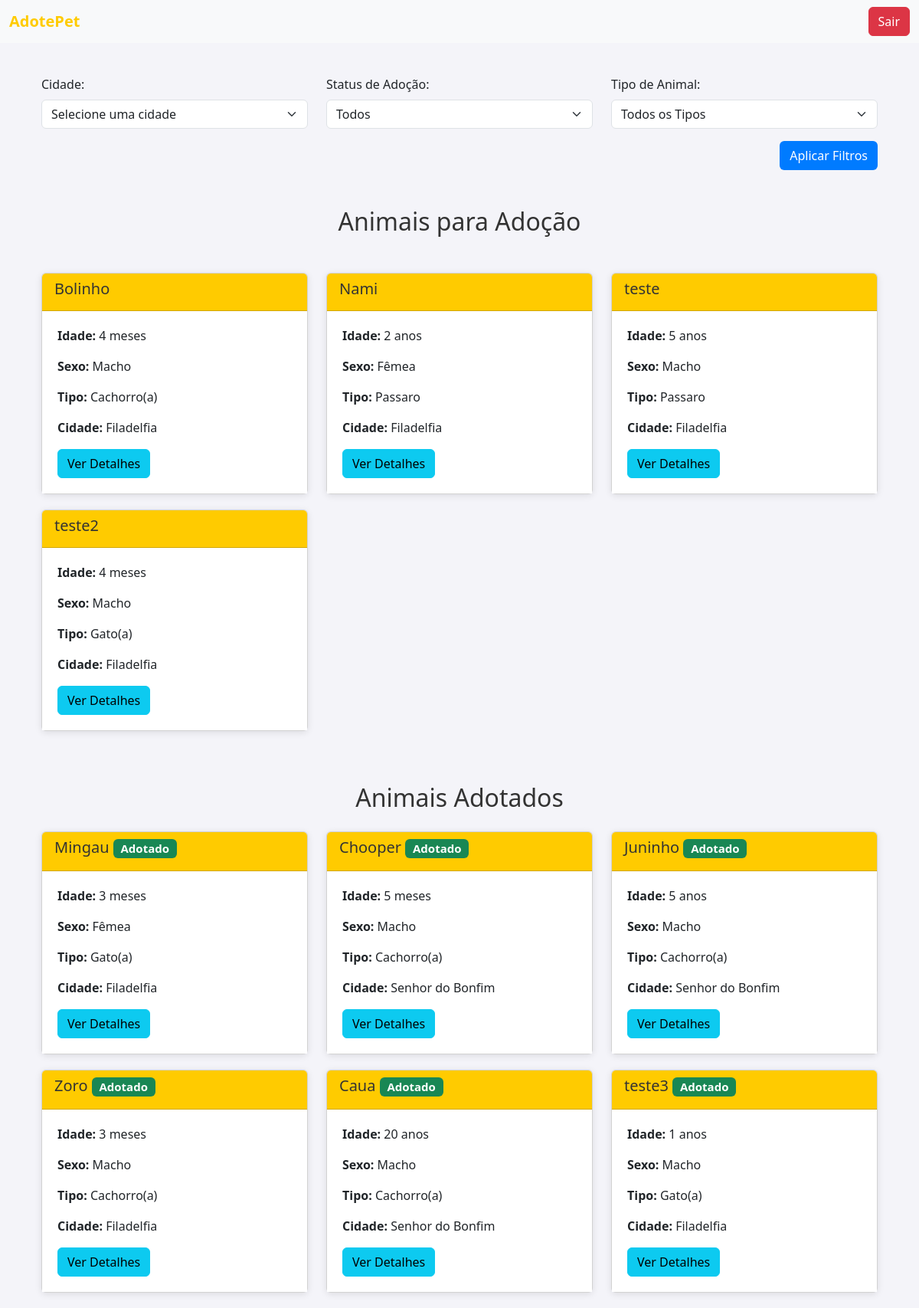
Before: /lista-animais/ (signed in) with the older database file.
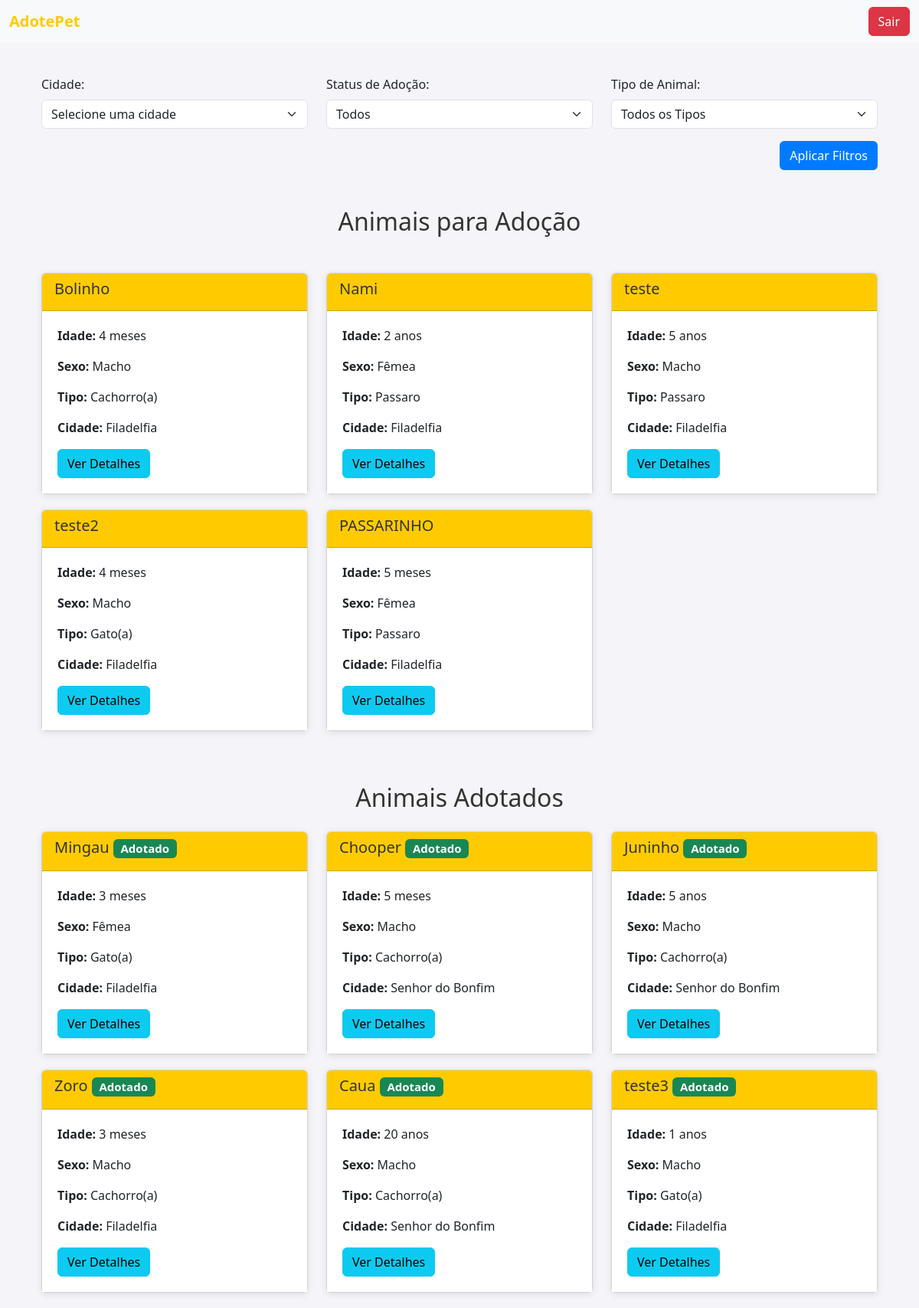
After: the same page with the newer database file.
### adote/models.py (models this page shows, shortened)
class Animal(models.Model):
    nome = models.CharField(max_length=100)
    idade_anos = models.PositiveIntegerField(
        blank=True, null=True,
        help_text="Preencha apenas se a idade estiver em anos."
    )
    idade_meses = models.PositiveIntegerField(
        blank=True, null=True,
        help_text="Preencha apenas se a idade estiver em meses."
    )
    sexo = models.CharField(max_length=1, choices=SEXO_CHOICES, default='M')
    tipo = models.ForeignKey(TipoAnimal, on_delete=models.CASCADE, related_name="animais")
    descricao = models.TextField(blank=True)
    local = models.ForeignKey(Local, on_delete=models.CASCADE, related_name="animais")
    adotado = models.BooleanField(default=False)
    adotante = models.ForeignKey(
        settings.AUTH_USER_MODEL, null=True, blank=True,
        on_delete=models.SET_NULL, related_name='animais_adotados'
    )
    doador = models.ForeignKey(
        settings.AUTH_USER_MODEL, null=True, blank=True,
        on_delete=models.SET_NULL, related_name='animais_doados'
    )
    foto = models.ImageField(upload_to='fotos_animais/', blank=True, null=True)
    @property
    def idade_formatada(self):
        if self.idade_anos:
            return f"{self.idade_anos} anos"
        elif self.idade_meses:
            return f"{self.idade_meses} meses"
        return "Idade não especificada"
    class Meta:
        verbose_name = "Animal"
        verbose_name_plural = "Animais"

class TipoAnimal(models.Model):
    nome = models.CharField(max_length=50, unique=True)
    descricao = models.TextField(blank=True)
    class Meta:
        verbose_name = "Tipo de Animal"
        verbose_name_plural = "Tipos de Animais"

class Local(models.Model):
    cidade = models.CharField(max_length=100)
    estado = models.CharField(max_length=50)
    class Meta:
        verbose_name = "Local"
        verbose_name_plural = "Locais"

### adote/views.py (the view)
# urls.py: path('lista-animais/', views.lista_animais, name='lista_animais'),
@login_required
def lista_animais(request):
    animais = Animal.objects.all()
    locais = Local.objects.all()
    tipos = TipoAnimal.objects.all()
    cidade = request.GET.get('cidade')
    if cidade:
        animais = animais.filter(local__cidade=cidade)
    adotado = request.GET.get('adotado')
    if adotado == 'adotados':
        animais = animais.filter(adotado=True)
    elif adotado == 'nao_adotados':
        animais = animais.filter(adotado=False)
    tipo_animal = request.GET.get('tipo')
    if tipo_animal:
        animais = animais.filter(tipo__nome=tipo_animal)
    context = {
        'animais': animais,
        'locais': locais,
        'tipos': tipos,
    }
    return render(request, 'lista_animais.html', context)

### adote/models.py (called while the page is built)
    def is_doador(self):
        return self.tipo_usuario == 'doador'

### adote/templates/lista_animais.html (shortened to what the changed rows need)
{% extends 'base.html' %}
{% block content %}
    <div class="container mt-5">
        {% if request.GET.adotado != 'adotados' %}
            <h2 class="text-center mb-5">Animais para Adoção</h2>
            <div class="row">
                {% for animal in animais %}
                    {% if not animal.adotado %}
                        <div class="col-md-4">
                            <div class="card">
                                <div class="card-header">
                                    <h5 class="card-title">{{ animal.nome }}</h5>
                                </div>
                                <div class="card-body">
                                    <p><strong>Idade:</strong> {{ animal.idade_formatada }}</p>
                                    <p><strong>Sexo:</strong> {{ animal.get_sexo_display }}</p>
                                    <p><strong>Tipo:</strong> {{ animal.tipo.nome }}</p>
                                    <p><strong>Cidade:</strong> {{ animal.local.cidade }}</p>
                                    <a href="{% url 'detalhes_animal' animal.id %}" class="btn btn-info">Ver Detalhes</a>
                                </div>
                            </div>
                        </div>
                    {% endif %}
                {% empty %}
                    <div class="col-12">
                        <div class="alert alert-warning" role="alert">
                            Nenhum animal disponível para adoção.
                        </div>
                    </div>
                {% endfor %}
            </div>
        {% endif %}
        {% if request.GET.adotado != 'nao_adotados' %}
            <div class="row mt-5">
                <h2 class="text-center mb-4">Animais Adotados</h2>
                {% for animal in animais %}
                    {% if animal.adotado %}
                        <div class="col-md-4">
                            <div class="card">
                                <div class="card-header">
                                    <h5 class="card-title">{{ animal.nome }} <span class="badge bg-success">Adotado</span></h5>
                                </div>
                                <div class="card-body">
                                    <p><strong>Idade:</strong> {{ animal.idade_formatada }}</p>
                                    <p><strong>Sexo:</strong> {{ animal.get_sexo_display }}</p>
                                    <p><strong>Tipo:</strong> {{ animal.tipo.nome }}</p>
                                    <p><strong>Cidade:</strong> {{ animal.local.cidade }}</p>
                                    <a href="{% url 'detalhes_animal' animal.id %}" class="btn btn-info">Ver Detalhes</a>
                                </div>
                            </div>
                        </div>
                    {% endif %}
                {% empty %}
                    <div class="col-12">
                        <div class="alert alert-warning" role="alert">
                            Nenhum animal adotado encontrado.
                        </div>
                    </div>
                {% endfor %}
            </div>
        {% endif %}
    </div>
{% endblock %}

Changed rows visible on the page:
added Animal: nome "PASSARINHO", idade_formatada "5 meses", sexo "Fêmea", tipo.nome "Passaro", local.cidade "Filadelfia", shown under "Animais para Adoção"
